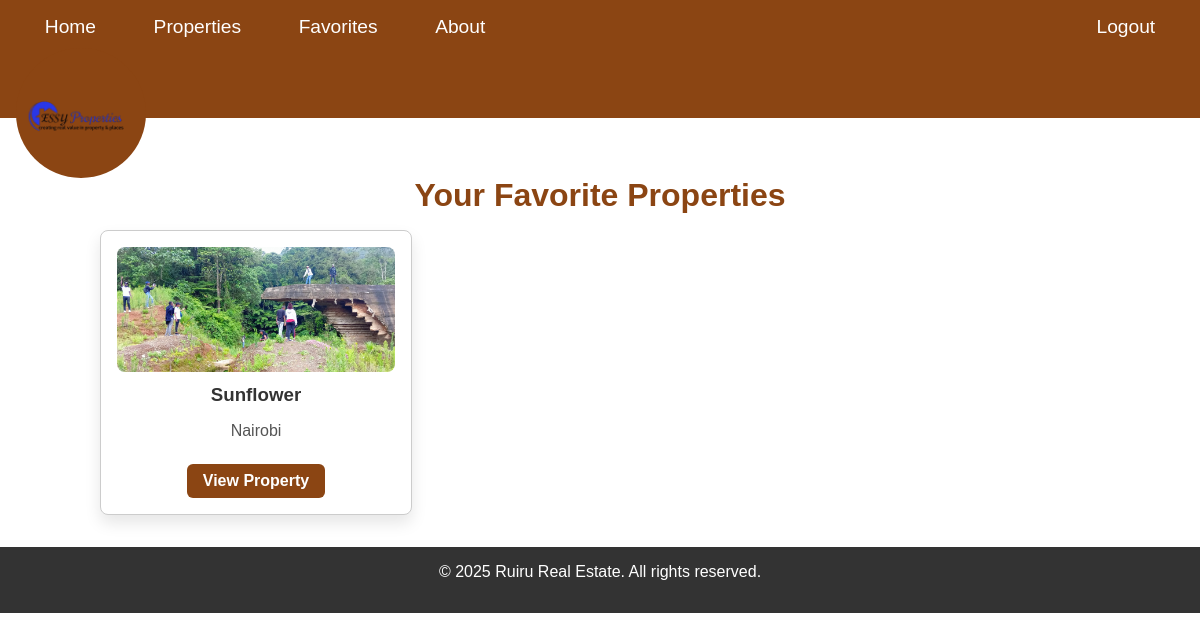
/favorites/ (signed in), run on an earlier commit of the app's database.
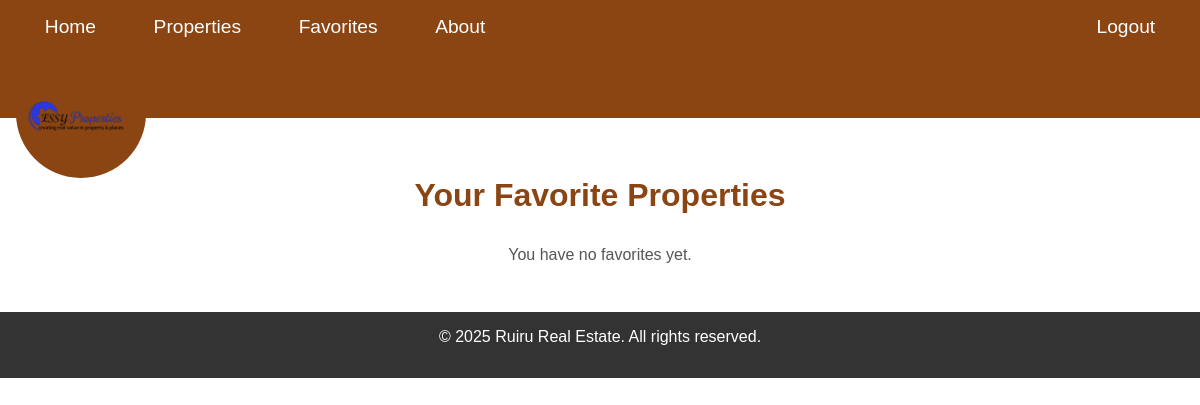
And on a later commit of the database.
### mainapp/models.py (models this page shows, shortened)
class Favorite(models.Model):
    buyer = models.ForeignKey(User, on_delete=models.CASCADE, related_name='favorites')
    property = models.ForeignKey(Property, on_delete=models.CASCADE, related_name='favorited_by')
    created_at = models.DateTimeField(auto_now_add=True)
    class Meta:
        unique_together = ('buyer', 'property')

class Property(models.Model):
    PROPERTY_TYPES = (
        ('house', 'House'),
        ('apartment', 'Apartment'),
        ('commercial', 'Commercial'),
        ('land', 'Land'),
    )
    seller = models.ForeignKey(SellerProfile, on_delete=models.CASCADE, related_name='properties')
    title = models.CharField(max_length=200)
    description = models.TextField()
    property_type = models.CharField(max_length=50, choices=PROPERTY_TYPES)
    price = models.DecimalField(max_digits=12, decimal_places=2)
    location_address = models.CharField(max_length=255)
    latitude = models.DecimalField(max_digits=9, decimal_places=6, blank=True, null=True)
    longitude = models.DecimalField(max_digits=9, decimal_places=6, blank=True, null=True)
    image_main = models.ImageField(upload_to='mainapp/properties/')
    image_gallery_1 = models.ImageField(upload_to='mainapp/properties/', blank=True, null=True)
    image_gallery_2 = models.ImageField(upload_to='mainapp/properties/', blank=True, null=True)
    image_gallery_3 = models.ImageField(upload_to='mainapp/properties/', blank=True, null=True)
    amenities = models.TextField(blank=True, null=True)
    floor_plan = models.FileField(upload_to='mainapp/floorplans/', blank=True, null=True)
    is_available = models.BooleanField(default=True)
    view_count = models.PositiveIntegerField(default=0)
    created_at = models.DateTimeField(auto_now_add=True)
    updated_at = models.DateTimeField(auto_now=True)

### mainapp/views.py (the view)
# urls.py: path('favorites/', views.view_favorites, name='view_favorites'),
@login_required
def view_favorites(request):
    favs = Favorite.objects.filter(buyer=request.user).select_related('property')
    return render(request, 'mainapp/favorites.html', {'favorites': favs})

### mainapp/templates/mainapp/favorites.html (shortened to what this page needs)
{% extends 'mainapp/base.html' %}
{% load static %}
{% block content %}
<div style="text-align:center; padding:2rem 1rem;">
  <h2 style="color:#8B4513; font-size:2rem; margin-bottom:1rem;">Your Favorite Properties</h2>
  {% if favorites %}
    <div style="max-width:1000px; margin:0 auto; display:grid; grid-template-columns: repeat(auto-fill, minmax(280px, 1fr)); gap:2rem;">
      {% for fav in favorites %}
        <div style="border:1px solid #ccc; padding:1rem; border-radius:8px; background:white; box-shadow:0 8px 16px rgba(0,0,0,0.1);">
          <img src="{{ fav.property.image_main.url }}" alt="{{ fav.property.title }}" style="width:100%; height:auto; border-radius:8px;" />
          <h3 style="margin:0.5rem 0; color:#333;">{{ fav.property.title }}</h3>
          <p style="color:#555;">{{ fav.property.location_address }}</p>
          <a href="{% url 'property_detail' fav.property.pk %}"
             style="display:inline-block; padding:0.5rem 1rem; background:#8B4513; color:white; text-decoration:none; border-radius:6px; font-weight:bold; margin-top:0.5rem;">
             View Property
          </a>
        </div>
      {% endfor %}
    </div>
  {% else %}
    <p style="color:#555; margin-top:2rem;">You have no favorites yet.</p>
  {% endif %}
</div>
{% endblock %}

What changed in the data, as far as the page shows it:
removed Favorite: property.image_main (picture), property "Sunflower", property.location_address "Nairobi"
Also different on the page:
text now shown: "You have no favorites yet."
